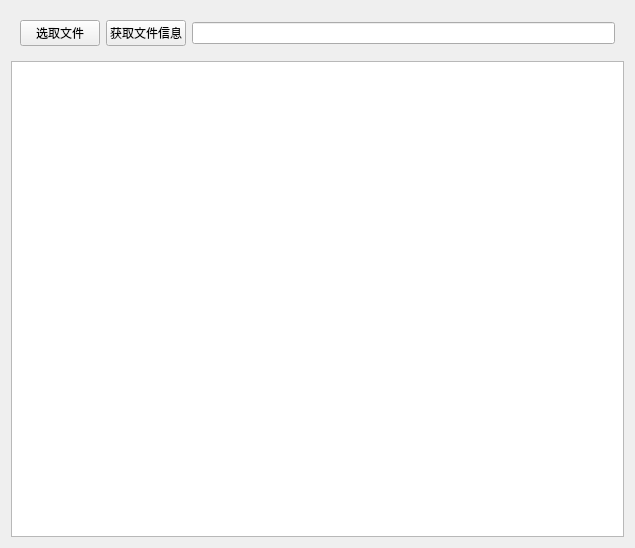
<?xml version="1.0" encoding="UTF-8"?>
<ui version="4.0">
 <class>Widget</class>
 <widget class="QWidget" name="Widget">
  <property name="geometry">
   <rect>
    <x>0</x>
    <y>0</y>
    <width>635</width>
    <height>548</height>
   </rect>
  </property>
  <property name="windowTitle">
   <string>Widget</string>
  </property>
  <layout class="QVBoxLayout" name="verticalLayout">
   <item>
    <widget class="QWidget" name="widget" native="true">
     <layout class="QHBoxLayout" name="horizontalLayout">
      <item>
       <widget class="QPushButton" name="pushButton">
        <property name="text">
         <string>选取文件</string>
        </property>
       </widget>
      </item>
      <item>
       <widget class="QPushButton" name="pushButton_2">
        <property name="text">
         <string>获取文件信息</string>
        </property>
       </widget>
      </item>
      <item>
       <widget class="QLineEdit" name="lineEdit"/>
      </item>
     </layout>
    </widget>
   </item>
   <item>
    <widget class="QTextEdit" name="textEdit"/>
   </item>
  </layout>
 </widget>
 <resources/>
 <connections/>
</ui>
